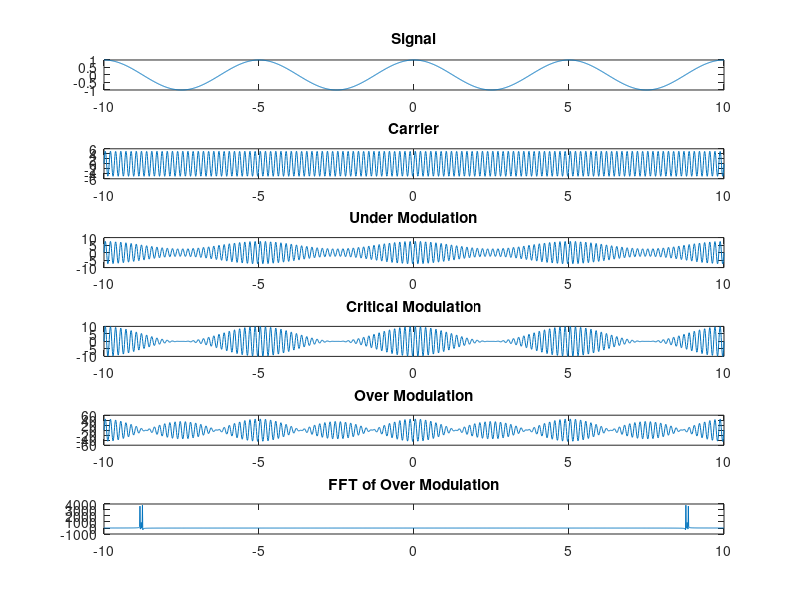

Recreate this plot in MATLAB.
clc
time=-10:0.01:10;
freq_signal = 0.2;
freq_carrier = 6;
carrier= 5*sin(2*pi*freq_carrier*time);
signal= cos(2*pi*freq_signal*time);
subplot(6,1,1)
plot(time,signal);
title('Signal')
subplot(6,1,2)
plot(time,carrier)
title('Carrier')
subplot(6,1,3)

K=0.5;
modulation=(1+K.*signal).*carrier;
plot(time,modulation)
title('Under Modulation')
subplot(6,1,4)

K=1;
modulation=(1+K*signal).*carrier;
%In case of scaler-vector multiplication .* is same as * as everything in
%matlab is a matrix. So results remain same on using .* or *.
plot(time,modulation)
title('Critical Modulation')
subplot(6,1,5)

K=8;
modulation=(1+K.*signal).*carrier;
plot(time,modulation)
title('Over Modulation')
subplot(6,1,6);

modulation=fft(modulation);
plot(time,modulation)
title('FFT of Over Modulation');